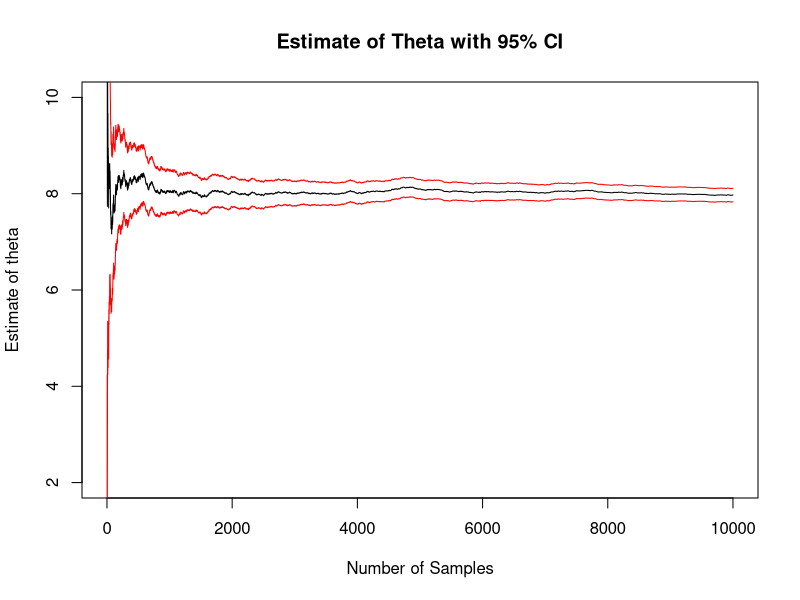
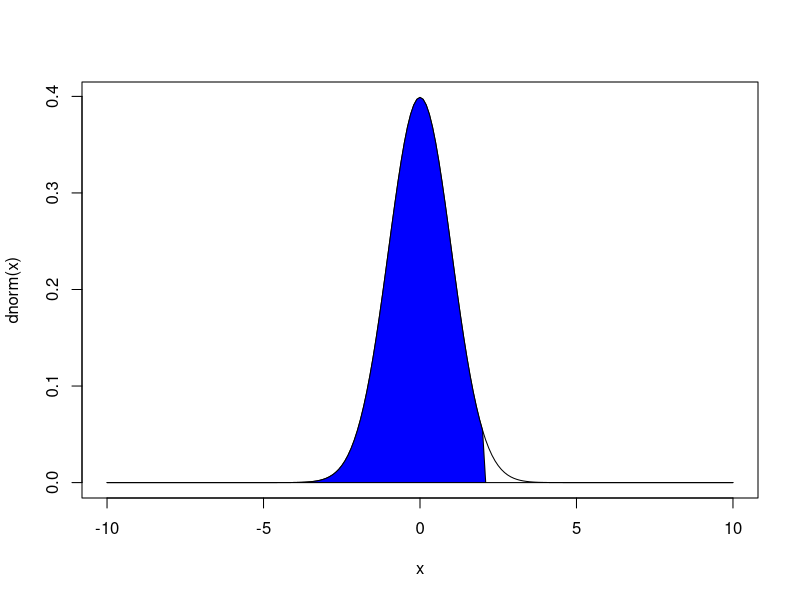
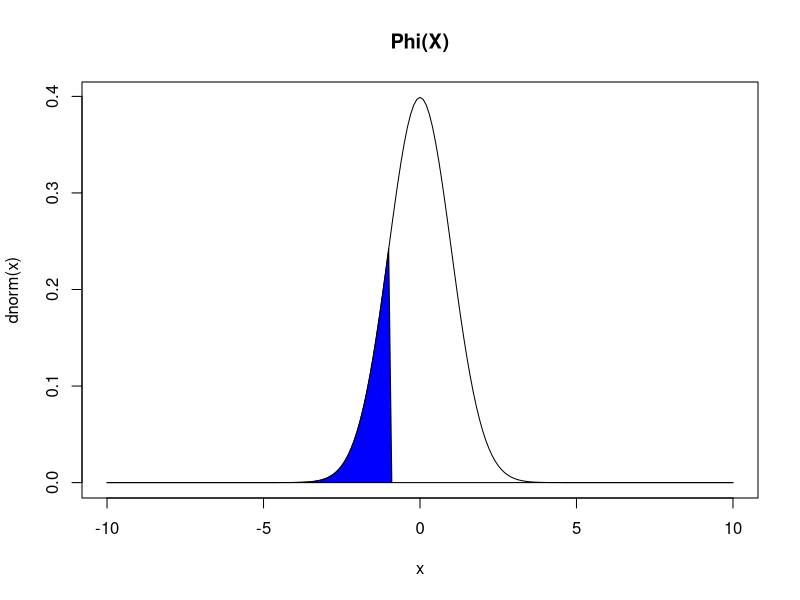
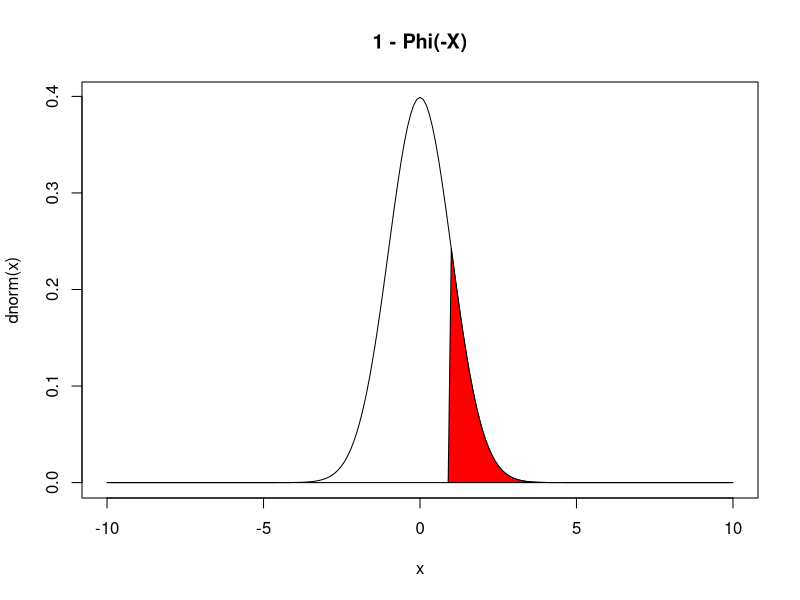

R code for these plots, in order:
## ---- chunk 1
N = 10000 ## sample size

g <- function(x) { 3*x^2 } ## function of interest, g(x)

X <- runif(n = N, min = 0, max = 2)  ## samples from f(x)

v = 2 * mean(g(X)) ## 2 * E[g(x)]

print(v) ## approximately 8


## ---- chunk 2
N = 10000 ## sample size

g <- function(x) { 3*x^2 } ## function of interest, g(x)

X <- runif(n = N, min = 0, max = 2)  ## samples from f(x)
g_values <- 2 * g(X)

cumMean <- function(x, n){
  num = cumsum(x)
  denom = 1:n
  result = num/denom
  return(result)
}


cumSE <- function(x, n){
  m = mean(x)
  num = sqrt(cumsum((x - m)^2))
  denom = 1:n
  result = num/denom ## cummulative mean of (x_i - theta)^2
  return(result)
}

thetas = cumMean(g_values, N)
SE = cumSE(g_values, N)

plot(x = 1:N, y = thetas, type = "l", ylim = c(2, 10), xlab = "Number of Samples",
     ylab = "Estimate of theta",
     main = "Estimate of Theta with 95% CI")
lines(x = 1:N, y = thetas + 1.96*SE, col = "red") ## CI
lines(x = 1:N, y = thetas - 1.96*SE, col = "red") ## CI

## ---- chunk 3
## final estimate
thetaHat = mean(g_values)
se <- sd(x = g_values)/sqrt(N)
ci <- thetaHat + 1.96*c(-1,1) * se

print("Theta estimate: ")
print(thetaHat)
print("Confidence Intervals")
print(ci)

## ---- chunk 4
x <- seq(from = -10, to = 10, by = 0.1)

out = dnorm(x)
out[x > 2] = 0

plot(x, dnorm(x), type = "l")
polygon(x, out, col = "blue")

## ---- chunk 5
x <- seq(from = -10, to = 10, by = 0.1)

out = dnorm(x)
out[x > -1] = 0

plot(x, dnorm(x), type = "l", main = "Phi(X)")
polygon(x, out, col = "blue")


out = dnorm(x)
out[x < 1] = 0

plot(x, dnorm(x), type = "l", main = "1 - Phi(-X)")
polygon(x, out, col = "red")
